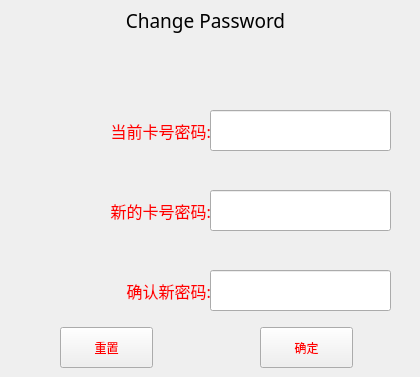
    <widget class="QWidget" name="changepwdpage">
     <property name="styleSheet">
      <string notr="true">background-image: url(:/images/img/blackBackground.jpg);
</string>
     </property>
     <widget class="QLabel" name="label_7">
      <property name="geometry">
       <rect>
        <x>20</x>
        <y>190</y>
        <width>191</width>
        <height>41</height>
       </rect>
      </property>
      <property name="font">
       <font>
        <family>黑体</family>
        <pointsize>12</pointsize>
       </font>
      </property>
      <property name="styleSheet">
       <string notr="true">color: rgb(255, 0, 0);
</string>
      </property>
      <property name="text">
       <string>新的卡号密码:</string>
      </property>
      <property name="alignment">
       <set>Qt::AlignRight|Qt::AlignTrailing|Qt::AlignVCenter</set>
      </property>
     </widget>
     <widget class="QLabel" name="label_8">
      <property name="geometry">
       <rect>
        <x>20</x>
        <y>270</y>
        <width>191</width>
        <height>41</height>
       </rect>
      </property>
      <property name="font">
       <font>
        <family>黑体</family>
        <pointsize>12</pointsize>
       </font>
      </property>
      <property name="styleSheet">
       <string notr="true">color: rgb(255, 0, 0);
</string>
      </property>
      <property name="text">
       <string>确认新密码:</string>
      </property>
      <property name="alignment">
       <set>Qt::AlignRight|Qt::AlignTrailing|Qt::AlignVCenter</set>
      </property>
     </widget>
     <widget class="QLabel" name="label_3">
      <property name="geometry">
       <rect>
        <x>20</x>
        <y>110</y>
        <width>191</width>
        <height>41</height>
       </rect>
      </property>
      <property name="font">
       <font>
        <family>黑体</family>
        <pointsize>12</pointsize>
       </font>
      </property>
      <property name="styleSheet">
       <string notr="true">color: rgb(255, 0, 0);
</string>
      </property>
      <property name="text">
       <string>   当前卡号密码:</string>
      </property>
      <property name="alignment">
       <set>Qt::AlignRight|Qt::AlignTrailing|Qt::AlignVCenter</set>
      </property>
     </widget>
     <widget class="QLabel" name="label_4">
      <property name="geometry">
       <rect>
        <x>0</x>
        <y>0</y>
        <width>411</width>
        <height>41</height>
       </rect>
      </property>
      <property name="font">
       <font>
        <family>黑体</family>
        <pointsize>14</pointsize>
       </font>
      </property>
      <property name="styleSheet">
       <string notr="true">background-image: url(:/images/img/redBackgroud.jpg);</string>
      </property>
      <property name="text">
       <string>Change Password</string>
      </property>
      <property name="alignment">
       <set>Qt::AlignCenter</set>
      </property>
     </widget>
     <widget class="QLineEdit" name="led_oldpwd">
      <property name="geometry">
       <rect>
        <x>210</x>
        <y>110</y>
        <width>181</width>
        <height>41</height>
       </rect>
      </property>
      <property name="font">
       <font>
        <family>黑体</family>
        <pointsize>11</pointsize>
       </font>
      </property>
      <property name="styleSheet">
       <string notr="true">color: rgb(255, 0, 0);</string>
      </property>
      <property name="echoMode">
       <enum>QLineEdit::Password</enum>
      </property>
     </widget>
     <widget class="QLineEdit" name="led_newpwd">
      <property name="geometry">
       <rect>
        <x>210</x>
        <y>190</y>
        <width>181</width>
        <height>41</height>
       </rect>
      </property>
      <property name="font">
       <font>
        <family>黑体</family>
        <pointsize>11</pointsize>
       </font>
      </property>
      <property name="styleSheet">
       <string notr="true">color: rgb(255, 0, 0);</string>
      </property>
      <property name="echoMode">
       <enum>QLineEdit::Password</enum>
      </property>
     </widget>
     <widget class="QLineEdit" name="led_renewpwd">
      <property name="geometry">
       <rect>
        <x>210</x>
        <y>270</y>
        <width>181</width>
        <height>41</height>
       </rect>
      </property>
      <property name="font">
       <font>
        <family>黑体</family>
        <pointsize>11</pointsize>
       </font>
      </property>
      <property name="styleSheet">
       <string notr="true">color: rgb(255, 0, 0);</string>
      </property>
      <property name="echoMode">
       <enum>QLineEdit::Password</enum>
      </property>
     </widget>
     <widget class="QPushButton" name="btn_pwdclear">
      <property name="geometry">
       <rect>
        <x>60</x>
        <y>327</y>
        <width>93</width>
        <height>41</height>
       </rect>
      </property>
      <property name="styleSheet">
       <string notr="true">color: rgb(255, 0, 0);</string>
      </property>
      <property name="text">
       <string>重置</string>
      </property>
     </widget>
     <widget class="QPushButton" name="btn_changepwd">
      <property name="geometry">
       <rect>
        <x>260</x>
        <y>327</y>
        <width>93</width>
        <height>41</height>
       </rect>
      </property>
      <property name="styleSheet">
       <string notr="true">color: rgb(255, 0, 0);</string>
      </property>
      <property name="text">
       <string>确定</string>
      </property>
     </widget>
    </widget>
